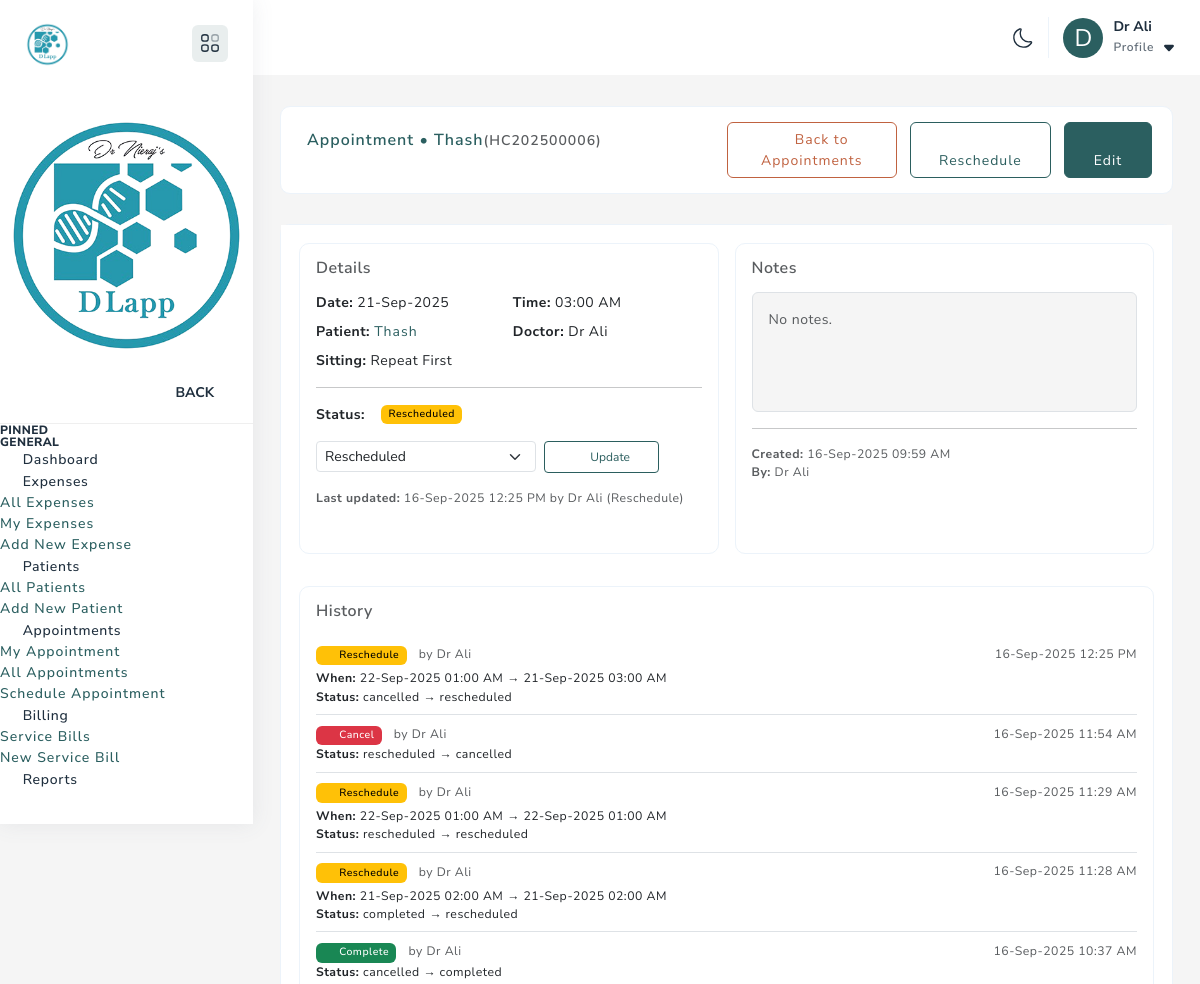
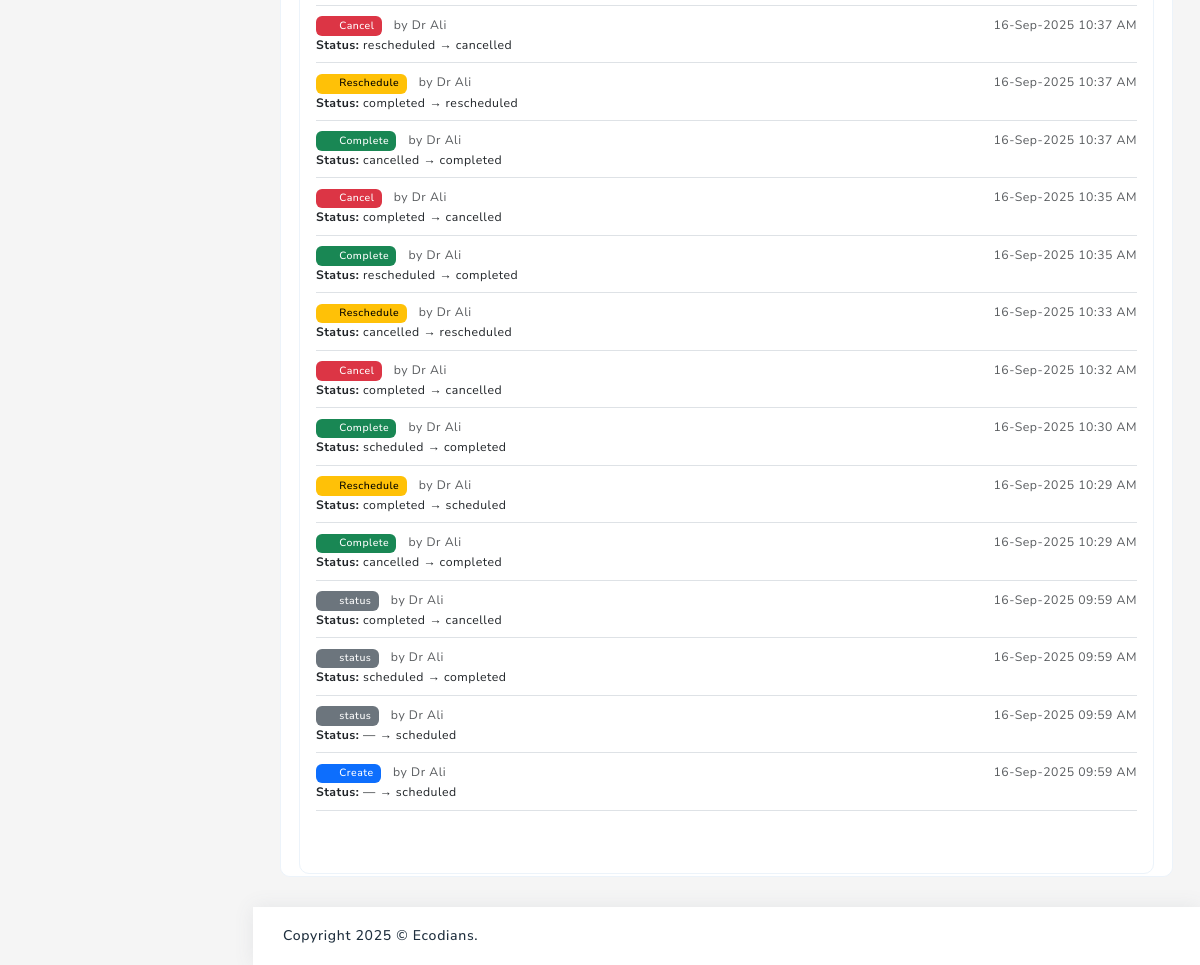
Page /appointments/c0c1226f-873b-4a7f-b288-f4727307922b/ (signed in) on the committed database (2 pictures, top to bottom).
### core/models.py (models this page shows, shortened)
class User(AbstractUser):
    USER_TYPE_CHOICES = [
        ('doctor', 'Doctor'),
        ('consulting_doctor', 'Consulting Doctor'),
        ('super_user', 'Super User'),
        ('operation_manager', 'Operation Manager'),
        ('pharmacy_manager', 'Pharmacy Manager'),
        ('receptionist', 'Receptionist'),
        ('staff', 'Staff'),
        ('cro', 'CRO'),
    ]
    id = models.UUIDField(primary_key=True, default=uuid.uuid4, editable=False)
    user_type = models.CharField(max_length=20, choices=USER_TYPE_CHOICES)
    phone_regex = RegexValidator(regex=r'^\+?1?\d{9,15}$')
    phone_number = models.CharField(validators=[phone_regex], max_length=17, blank=True)
    address = models.TextField(blank=True)
    is_active = models.BooleanField(default=True)
    created_at = models.DateTimeField(auto_now_add=True)
    created_by = models.ForeignKey('self', on_delete=models.SET_NULL, null=True, blank=True)
    class Meta:
        db_table = 'users'

class Appointment(models.Model):
    STATUS_CHOICES = [
        ('scheduled', 'Scheduled'),
        ('completed', 'Completed'),
        ('cancelled', 'Cancelled'),
        ('rescheduled', 'Rescheduled')
    ]
    SITTINGS_CHOICES = [
        ('first', 'First Sitting'),
        ('second', 'Second Sitting'),
        ('boost', 'Booster'),
        ('repeat_first', 'Repeat First'),
        ('repeat_second', 'Repeat Second'),
        ('gfc', 'GFC'),
        ('other', 'Other'),
    ]
    id = models.UUIDField(primary_key=True, default=uuid.uuid4, editable=False)
    patient = models.ForeignKey(Patient, on_delete=models.CASCADE, related_name='appointments')
    treatment_plan = models.ForeignKey(TreatmentPlan, on_delete=models.SET_NULL, null=True, blank=True)
    sittings = models.CharField(max_length=20, choices=SITTINGS_CHOICES, default='first')
    appointment_date = models.DateTimeField()
    status = models.CharField(max_length=15, choices=STATUS_CHOICES, default='scheduled')
    assigned_doctor = models.ForeignKey(User, on_delete=models.SET_NULL, null=True, related_name='doctor_appointments')
    notes = models.TextField(blank=True)
    reminder_sent = models.BooleanField(default=False)
    created_at = models.DateTimeField(auto_now_add=True)
    created_by = models.ForeignKey(User, on_delete=models.SET_NULL, null=True, related_name='created_appointments')
    class Meta:
        db_table = 'appointments'
        ordering = ['appointment_date']

class Patient(models.Model):
    GENDER_CHOICES = [
        ('male', 'Male'),
        ('female', 'Female'),
        ('others', 'Others'),
    ]
    id = models.UUIDField(primary_key=True, default=uuid.uuid4, editable=False)
    file_number = models.CharField(max_length=20, unique=True, blank=True)
    name = models.CharField(max_length=200)
    age = models.PositiveIntegerField()
    date_of_birth = models.DateField()
    gender = models.CharField(max_length=10, choices=GENDER_CHOICES)
    phone_number = models.CharField(max_length=17)
    email = models.EmailField(blank=True)
    address = models.TextField()
    city = models.CharField(max_length=100)
    district = models.CharField(max_length=100)
    pincode = models.CharField(max_length=10, blank=True)
    occupation = models.CharField(max_length=100, blank=True)
    referred_by = models.CharField(max_length=200, blank=True)
    referral_source = models.CharField(max_length=200, blank=True)
    emergency_contact_name = models.CharField(max_length=200, blank=True)
    emergency_contact_phone = models.CharField(max_length=17, blank=True)
    registered_by = models.ForeignKey('User', on_delete=models.SET_NULL, null=True, related_name='registered_patients')
    created_at = models.DateTimeField(auto_now_add=True)
    updated_at = models.DateTimeField(auto_now=True)
    is_active = models.BooleanField(default=True)
    balance = models.DecimalField(max_digits=12, decimal_places=2, default=Decimal("0.00"))
    class Meta:
        db_table = 'patients'

class AppointmentLog(models.Model):
    ACTIONS = [
        ('create', 'Create'),
        ('reschedule', 'Reschedule'),
        ('cancel', 'Cancel'),
        ('complete', 'Complete'),
    ]
    appointment = models.ForeignKey('Appointment', on_delete=models.CASCADE, related_name='logs')
    by          = models.ForeignKey('User', on_delete=models.SET_NULL, null=True, blank=True)
    action      = models.CharField(max_length=20, choices=ACTIONS)
    at          = models.DateTimeField(auto_now_add=True)
    from_datetime = models.DateTimeField(null=True, blank=True)
    to_datetime   = models.DateTimeField(null=True, blank=True)
    from_status   = models.CharField(max_length=20, blank=True, default='')
    to_status     = models.CharField(max_length=20, blank=True, default='')
    note          = models.TextField(blank=True, default='')

### core/views.py (the view)
# urls.py: path('appointments/<uuid:pk>/', v.appointment_detail, name='appointment_detail'),
@group_required('Receptionist', 'OperationsManager', 'Doctor','ConsultingDoctor')
def appointment_detail(request, pk):
    appt = get_object_or_404(
        Appointment.objects.select_related(
            'patient', 'assigned_doctor', 'created_by', 'treatment_plan'
        ),
        pk=pk
    )
    status_choices = STATUS_CHOICES_UI
    logs = appt.logs.select_related('by').order_by('-at')
    return render(request, 'appointments/detail.html', {
        'a': appt,
        'status_choices': status_choices,
        'logs': logs,
    })

### core/templatetags/roles.py (called while the page is built)
@register.filter
def in_group(user, group_name: str) -> bool:
    if not user.is_authenticated:
        return False
    return user.is_superuser or user.groups.filter(name=group_name).exists()

### templates/appointments/detail.html (shortened to what this page needs)
{% extends 'base.html' %}
{% block content %}
{% load roles %}
<div class="container-fluid default-dashboard">
  <div class="row">
    <div class="col-md-12 project-list">
      <div class="card">
        <div class="row">
          <div class="col-md-6 p-0">
            <ul class="nav nav-tabs border-tab d-flex" role="tablist">
              <li class="nav-item">
                <a class="nav-link active" href="#" role="tab" aria-selected="true">
                  Appointment • {{ a.patient.name }}
                  {% if a.patient.file_number %}
                    <small class="text-muted d-block d-sm-inline">({{ a.patient.file_number }})</small>
                  {% endif %}
                </a>
              </li>
            </ul>
          </div>
          <div class="col-md-6 p-0 d-flex justify-content-end align-items-center gap-2">
            <a class="btn btn-outline-secondary" href="{% if request.user|in_group:'ConsultingDoctor' or request.user|in_group:'Doctor' %}{% url 'my_appointment_list' %}{% else %}{% url 'appointment_list' %}{% endif %}">
              <i class="fa fa-arrow-left me-2"></i>Back to Appointments
            </a>
            <a class="btn btn-outline-primary" href="{% url 'appointment_reschedule' pk=a.pk %}">
              <i class="fa fa-refresh me-2"></i>Reschedule
            </a>
            <a class="btn btn-primary" href="{% url 'appointment_edit' pk=a.pk %}">
              <i class="fa fa-pencil me-2"></i>Edit
            </a>
          </div>
        </div>
      </div>
    </div>
    <div class="col-md-12">
      <div class="card">
        <div class="card-body">
          <div class="row g-3">
            <div class="col-lg-6">
              <div class="card p-3 h-100">
                <h6 class="text-muted mb-3">Details</h6>
                <div class="row row-cols-1 row-cols-sm-2 g-2">
                  <div><b>Date:</b> {{ a.appointment_date|date:"d-M-Y" }}</div>
                  <div><b>Time:</b> {{ a.appointment_date|date:"h:i A" }}</div>
                  <div class="col-12">
                    <b>Patient:</b>
                    <a class="font-primary text-decoration-none" href="{% url 'patient_detail' a.patient.pk %}">
                      {{ a.patient.name }}
                    </a>
                  </div>
                  <div>
                    <b>Doctor:</b>
                    {% if a.assigned_doctor %}
                      {{ a.assigned_doctor.get_full_name|default:a.assigned_doctor.username }}
                    {% else %}&mdash;{% endif %}
                  </div>
                  <div>
                    <b>Sitting:</b> {{ a.get_sittings_display }}
                  </div>
                </div>
                <hr>
                <div class="d-flex align-items-center gap-2">
                  <b class="me-2">Status:</b>
                  {% if a.status == 'scheduled' %}
                    <span class="badge text-bg-secondary">Scheduled</span>
                  {% elif a.status == 'completed' %}
                    <span class="badge text-bg-success">Completed</span>
                  {% elif a.status == 'cancelled' %}
                    <span class="badge text-bg-danger">Cancelled</span>
                  {% elif a.status == 'rescheduled' %}
                    <span class="badge text-bg-warning">Rescheduled</span>
                  {% else %}
                    <span class="badge text-bg-light text-muted">{{ a.get_status_display }}</span>
                  {% endif %}
                </div>
                <form method="post" action="{% url 'appointment_update_status' pk=a.pk %}" class="mt-3 d-flex gap-2" onsubmit="return handleStatusFormSubmit(this, '{{ a.pk }}')">
                  <select name="status" class="form-select form-select-sm" style="max-width:220px" onchange="handleStatusChange(this, '{{ a.pk }}')">
                    {% for v,label in status_choices %}
                      <option value="{{ v }}" {% if a.status == v %}selected{% endif %}>{{ label }}</option>
                    {% endfor %}
                  </select>
                  <button class="btn btn-sm btn-outline-primary">
                    <i class="fa fa-save me-2"></i>Update
                  </button>
                </form>
                {% if logs and logs.0 %}
                  <div class="small text-muted mt-3">
                    <b>Last updated:</b> {{ logs.0.at|date:"d-M-Y h:i A" }}
                    {% if logs.0.by %} by {{ logs.0.by.get_full_name|default:logs.0.by.username }}{% endif %}
                    ({{ logs.0.get_action_display }})
                  </div>
                {% endif %}
              </div>
            </div>
            <div class="col-lg-6">
              <div class="card p-3 h-100">
                <h6 class="text-muted mb-3">Notes</h6>
                <div class="border rounded p-3 text-muted bg-light" style="min-height:120px;">
                  {{ a.notes|linebreaksbr|default:"<span class='text-muted'>No notes.</span>"|safe }}
                </div>
                <hr>
                <div class="small text-muted">
                  <div><b>Created:</b> {{ a.created_at|date:"d-M-Y h:i A" }}</div>
                  {% if a.created_by %}
                    <div><b>By:</b> {{ a.created_by.get_full_name|default:a.created_by.username }}</div>
                  {% endif %}
                </div>
              </div>
            </div>
            <div class="col-12">
              <div class="card p-3 h-100 mt-3">
                <h6 class="text-muted mb-3">History</h6>
                {% if logs %}
                  <ul class="list-unstyled mb-0">
                    {% for log in logs %}
                      <li class="py-2 border-bottom">
                        <div class="d-flex align-items-center justify-content-between">
                          <div>
                            <span class="badge
                              {% if log.action == 'create' %}text-bg-primary
                              {% elif log.action == 'reschedule' %}text-bg-warning
                              {% elif log.action == 'complete' %}text-bg-success
                              {% elif log.action == 'cancel' %}text-bg-danger
                              {% else %}text-bg-secondary{% endif %}">
                              <i class="fa
                                {% if log.action == 'create' %}fa-plus-circle
                                {% elif log.action == 'reschedule' %}fa-refresh
                                {% elif log.action == 'complete' %}fa-check
                                {% elif log.action == 'cancel' %}fa-ban
                                {% else %}fa-info-circle{% endif %} me-1"></i>
                              {{ log.get_action_display }}
                            </span>
                            {% if log.by %}
                              <span class="ms-2 small text-muted">
                                by {{ log.by.get_full_name|default:log.by.username }}
                              </span>
                            {% endif %}
                          </div>
                          <div class="small text-muted">
                            {{ log.at|date:"d-M-Y h:i A" }}
                          </div>
                        </div>
                        {% if log.action == 'reschedule' and log.from_datetime and log.to_datetime %}
                          <div class="small mt-1">
                            <b>When:</b>
                            {{ log.from_datetime|date:"d-M-Y h:i A" }} &rarr; {{ log.to_datetime|date:"d-M-Y h:i A" }}
                          </div>
                        {% endif %}
                        {% if log.from_status or log.to_status %}
                          <div class="small">
                            <b>Status:</b>
                            {{ log.from_status|default:"—" }} &rarr; {{ log.to_status|default:"—" }}
                          </div>
                        {% endif %}
                      </li>
                    {% endfor %}
                  </ul>
                {% else %}
                  <div class="text-muted">No activity yet.</div>
                {% endif %}
              </div>
            </div>
          </div>
        </div>
      </div>
    </div>
  </div>
</div>
{% endblock %}

### templates/includes/page_header.html (shortened to what this page needs)
{% load static %}
<div class="page-header">
    <div class="header-wrapper row m-0">
        <div class="nav-right col-xl-8 col-lg-12 col-auto pull-right right-header p-0">
        <ul class="nav-menus">
            <li>
            <div class="mode">
                <svg class="for-light">
                <use href="{% static 'assets/svg/icon-sprite.svg' %}#Sun"></use>
                </svg>
            </div>
            </li>
            <li class="profile-nav onhover-dropdown pe-0 py-0">
            <div class="d-flex align-items-center profile-media">
                <div class="b-r-25 bg-primary text-white d-flex align-items-center justify-content-center" style="width:40px;height:40px;font-size:1.5rem;">
                    {{ request.user.get_full_name|default:''|slice:":1"|upper }}
                </div>
                <div class="flex-grow-1 user"><span>{{ request.user.get_full_name|default:request.user.username  }}</span>
                <p class="mb-0 font-nunito">Profile
                    <svg>
                    <use href="{% static 'assets/svg/icon-sprite.svg' %}#header-arrow-down"></use>
                    </svg>
                </p>
                </div>
            </div>
            </li>
        </ul>
        </div>
    </div>
</div>

### rows in the picture
User: user.get_full_name "D", user.get_full_name "Dr Ali"
Appointment: patient.name "Thash", patient.file_number "HC202500006", appointment_date "21-Sep-2025", appointment_date "03:00 AM", assigned_doctor.get_full_name "Dr Ali", sittings "Repeat First", status "Rescheduled", notes "No notes.", created_at "16-Sep-2025 09:59 AM", created_by.get_full_name "Dr Ali"
AppointmentLog: at "16-Sep-2025 12:25 PM", by.username "Dr Ali", action "Reschedule", by.get_full_name "Dr Ali", from_datetime "22-Sep-2025 01:00 AM", to_datetime "21-Sep-2025 03:00 AM", from_status "cancelled", to_status "rescheduled"
AppointmentLog: action "Cancel", by.get_full_name "Dr Ali", at "16-Sep-2025 11:54 AM", from_status "rescheduled", to_status "cancelled"
AppointmentLog: action "Reschedule", by.get_full_name "Dr Ali", at "16-Sep-2025 11:29 AM", from_datetime "22-Sep-2025 01:00 AM", to_datetime "22-Sep-2025 01:00 AM", from_status "rescheduled", to_status "rescheduled"
AppointmentLog: action "Reschedule", by.get_full_name "Dr Ali", at "16-Sep-2025 11:28 AM", from_datetime "21-Sep-2025 02:00 AM", to_datetime "21-Sep-2025 02:00 AM", from_status "completed", to_status "rescheduled"
AppointmentLog: action "Complete", by.get_full_name "Dr Ali", at "16-Sep-2025 10:37 AM", from_status "cancelled", to_status "completed"
AppointmentLog: action "Cancel", by.get_full_name "Dr Ali", at "16-Sep-2025 10:37 AM", from_status "rescheduled", to_status "cancelled"
AppointmentLog: action "Reschedule", by.get_full_name "Dr Ali", at "16-Sep-2025 10:37 AM", from_status "completed", to_status "rescheduled"
AppointmentLog: action "Complete", by.get_full_name "Dr Ali", at "16-Sep-2025 10:37 AM", from_status "cancelled", to_status "completed"
AppointmentLog: action "Cancel", by.get_full_name "Dr Ali", at "16-Sep-2025 10:35 AM", from_status "completed", to_status "cancelled"
AppointmentLog: action "Complete", by.get_full_name "Dr Ali", at "16-Sep-2025 10:35 AM", from_status "rescheduled", to_status "completed"
AppointmentLog: action "Reschedule", by.get_full_name "Dr Ali", at "16-Sep-2025 10:33 AM", from_status "cancelled", to_status "rescheduled"
AppointmentLog: action "Cancel", by.get_full_name "Dr Ali", at "16-Sep-2025 10:32 AM", from_status "completed", to_status "cancelled"
AppointmentLog: action "Complete", by.get_full_name "Dr Ali", at "16-Sep-2025 10:30 AM", from_status "scheduled", to_status "completed"
AppointmentLog: action "Reschedule", by.get_full_name "Dr Ali", at "16-Sep-2025 10:29 AM", from_status "completed", to_status "scheduled"
AppointmentLog: action "Complete", by.get_full_name "Dr Ali", at "16-Sep-2025 10:29 AM", from_status "cancelled", to_status "completed"
AppointmentLog: action "status", by.get_full_name "Dr Ali", at "16-Sep-2025 09:59 AM", from_status "completed", to_status "cancelled"
AppointmentLog: action "status", by.get_full_name "Dr Ali", at "16-Sep-2025 09:59 AM", from_status "scheduled", to_status "completed"
AppointmentLog: action "status", by.get_full_name "Dr Ali", at "16-Sep-2025 09:59 AM", from_status "—", to_status "scheduled"
AppointmentLog: action "Create", by.get_full_name "Dr Ali", at "16-Sep-2025 09:59 AM", from_status "—", to_status "scheduled"
